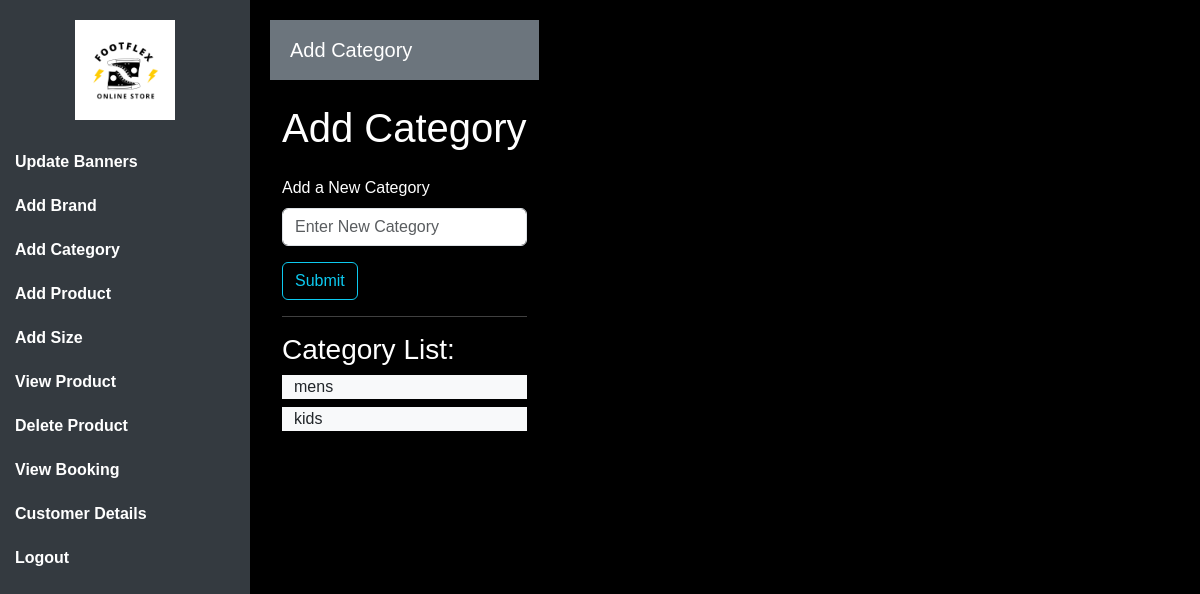
Page /addcategory (signed in) on the earlier database version.
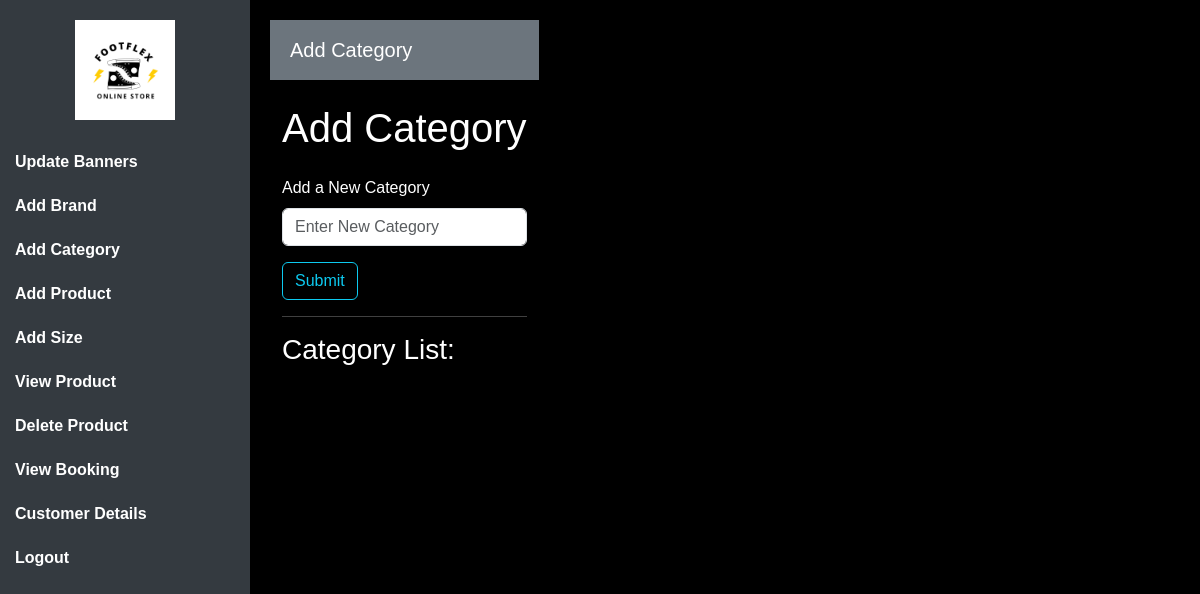
Same page on the later database version.
### app/models.py (models this page shows)
class Category(models.Model):
    c_name=models.TextField()

### app/views.py (the view, shortened to what this page needs)
# urls.py: path('addcategory',views.addcat),
def addcat(req):
    if 'shop' in req.session:
        category=Category.objects.all()
        return render(req,'shop/category.html',{'category':category})
    else:
        return render(ff_login)

### templates/shop/category.html (shortened to what this page needs)
<!DOCTYPE html>
<html lang="en">
<head>
    {% load static %}
    <link href="https://cdn.jsdelivr.net/npm/bootstrap@5.3.0/dist/css/bootstrap.min.css" rel="stylesheet">
    <link rel="stylesheet" href="{% static 'css/shop/brand.css' %}">
</head>
<body>
    <div class="d-flex">
        <div id="sidebar">
            <div class="logo">
                <a href="shop_home"><img src="{% static 'img/FLEX.png' %}" alt="Logo" class="img-fluid" style="max-width: 100px;"></a>
            </div>
            <nav>
                <a href="carousel" class="sidebar-link"><b>Update Banners</b></a>
                <a href="addbrand" class="sidebar-link"><b>Add Brand</b></a>
                <a href="#" class="sidebar-link"><b>Add Category</b></a>
                <a href="addpro" class="sidebar-link"><b>Add Product</b></a>
                <a href="sizes" class="sidebar-link"><b>Add Size</b></a>
                <a href="viewproduct" class="sidebar-link"><b>View Product</b></a>
                <a href="#" class="sidebar-link"><b>Delete Product</b></a>
                <a href="#" class="sidebar-link"><b>View Booking</b></a>
                <a href="#" class="sidebar-link"><b>Customer Details</b></a>
                <a href="logout" class="sidebar-link"><b>Logout</b></a>
            </nav>
        </div>
        <div class="content">
            <nav class="navbar navbar-expand-lg navbar-dark">
                <span class="navbar-brand">Add Category</span>
            </nav>
            <div class="container mt-4">
                <form action="" method="POST">
                <h1 class="mb-4">Add Category</h1>
                <div class="mb-3">
                    <label for="brandInput" class="form-label">Add a New Category</label>
                    <input type="text" class="form-control" id="brandInput" placeholder="Enter New Category"name="catname">
                    <input type="submit" class="btn btn-outline-info mt-3">
                </div>
            </form>
                <hr>
                <h3>Category List:</h3>
                <ul id="brandsList" class="list-group">
                    {% for i in category %}
                    <div class="container  w-100 bg-light text-dark mb-2">{{i.c_name}}</div>
                    {% endfor %}
                </ul>
            </div>
        </div>
    </div>
</body>
</html>

Differences in the rows shown:
removed Category: c_name "mens"
removed Category: c_name "kids"
